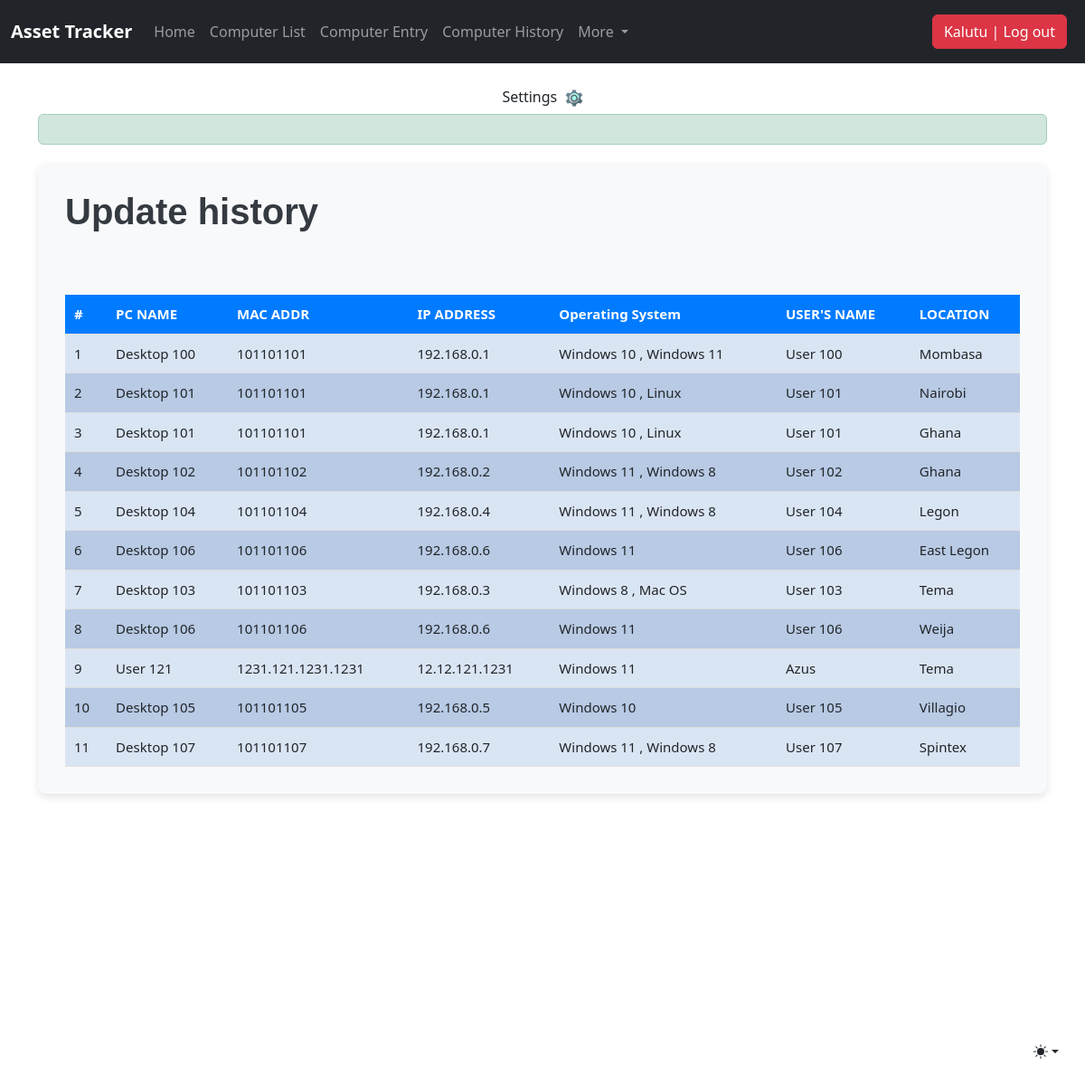
The app's page /computerhistory_list/ (signed in) with its own data.
### djangoapp/models.py (models this page shows, shortened)
class ComputerHistory(models.Model):
    computer_name = models.CharField(max_length=30, blank=True, null=True)
    IP_address = models.CharField(max_length=30, blank=True, null=True)
    MAC_address = models.CharField(max_length=30, blank=True, null=True)
    operating_system = models.ManyToManyField(Operating_system, blank=True)
    users_name = models.CharField(max_length=30, blank=True, null=True)
    location = models.CharField(max_length=30, blank=True, null=True)
    purchase_date = models.DateField("Purchase Date(mm/dd/2019)", auto_now_add=False, auto_now=False, blank=True, null=True)
    timestamp = models.DateTimeField(auto_now_add=True)

class Operating_system(models.Model):
    operating_system = models.CharField(max_length=30, blank=True)

### djangoapp/views.py (the view)
# urls.py: path('computerhistory_list/', computerhistory_list, name='computerhistory_list'),
def computerhistory_list(request):
    title = 'Update history'
    queryset = ComputerHistory.objects.all()
    context = {
       "title": title,
       "queryset": queryset,
    }
    return render(request, "computerhistory_list.html", context)

### djangoapp/templates/computerhistory_list.html (shortened to what this page needs)
{% extends "header.html" %}
{% load static %}
{% load bootstrap5 %}
{% block header %}
<link rel="stylesheet" href="http://127.0.0.1:8000/static/css/bootstrap.min.css">
<main class="container">
  {% if request.user.is_authenticated %}
  <div class="alert alert-success custom-alert">
  </div>
  <div class="bg-body-tertiary custom-container">
    <h1 class="title mb-5 custom-title">{{ title }}</h1>
    <table class="custom-table">
        <tr>
            <th>#</th>
            <th>PC NAME</th>
            <th>MAC ADDR</th>
            <th>IP ADDRESS</th>
            <th>Operating System</th>
            <th>USER'S NAME</th>
            <th>LOCATION</th>
        </tr>
        {% for instance in queryset %}
        <tr>
          <td>{{ forloop.counter }}</td>
          <td>{{ instance.computer_name }}</td>
          <td>{{ instance.MAC_address }}</td>
          <td>{{ instance.IP_address }}</td>
          <td>
              {% for os in instance.operating_system.all %}
                  {{ os.operating_system }}
                  {% if not forloop.last %}, {% endif %}
              {% endfor %}
          </td>
          <td>{{ instance.users_name }}</td>
          <td>{{ instance.location }}</td>
        </tr>
        {% endfor %}
    </table>
  </div>
  {% else %}
  <p class="login-link">Log in <a href="/accounts/login">here</a></p>
  {% endif %}
</main>
{% endblock header %}

### djangoapp/templates/navbar.html (shortened to what this page needs)
{% load static %}
<!DOCTYPE html>
<html lang="en">
<head>
    <link href="{% static 'css/bootstrap.min.css' %}" rel="stylesheet">
    <link href="{% static 'css/stylesheet.css' %}" rel="stylesheet">
</head>
<body>
    <nav class="navbar navbar-expand-md navbar-dark fixed-top bg-dark">
        <div class="container-fluid">
            <a class="navbar-brand" href="/">Asset Tracker</a>
            <div class="collapse navbar-collapse" id="navbarCollapse">
                {% if request.user.is_authenticated %}
                <ul class="navbar-nav me-auto mb-2 mb-md-0">
                    <li class="nav-item">
                        <a class="nav-link{% if request.path == '/' %} active{% endif %}" href="/">Home</a>
                    </li>
                    <li class="nav-item">
                        <a class="nav-link{% if request.path == '/computer_list' %} active{% endif %}" href="/computer_list">Computer List</a>
                    </li>
                    <li class="nav-item">
                        <a class="nav-link{% if request.path == '/computer_entry' %} active{% endif %}" href="/computer_entry">Computer Entry</a>
                    </li>
                    <li class="nav-item">
                        <a class="nav-link{% if request.path == '/computerhistory_list' %} active{% endif %}" href="/computerhistory_list">Computer History</a>
                    </li>
                    <li class="nav-item dropdown">
                        <a class="nav-link dropdown-toggle" href="#" id="navbarDropdown" role="button" data-bs-toggle="dropdown" aria-expanded="false">
                            More
                        </a>
                    </li>
                </ul>
                <ul class="navbar-nav ml-auto mb-2 mb-md-0">
                    <li class="nav-item">
                        <a class="nav-link" href="/accounts/logout/">
                            <button class="btn btn-danger">{{ request.user.username }} | Log out</button>
                        </a>
                    </li>
                </ul>
                {% endif %}
            </div>
        </div>
    </nav>
    {% if request.user.is_authenticated %}
    <div class="text-center mt-3">
        <a href="/settings" class="btn btn-settings">
            Settings <img src="{% static 'img/settings.png' %}" alt="Settings Icon">
        </a>
    </div>
    {% endif %}
</body>
</html>

### djangoapp/static/css/stylesheet.css (style rules this page uses)
body { background-image: url(); }
.title { font-family: helvetica; font-weight: bold; font-size: 25px; color: #2e6da4; text-align: left; }
table { width: 100%; text-align: center; font-size: 15px; }
table tr:nth-child(odd) { background: #B8CAE4 }
table tr:nth-child(even) { background: #dae5f4 }

### djangoapp/static/css/navbar-fixed.css (style rules this page uses)
body { min-height: 75rem; padding-top: 4.5rem; }

### djangoapp/templates/navbar.html (style rules this page uses)
.navbar-brand { font-size: 1.8rem; font-weight: bold; }
.nav-link { padding: 0.5rem 1rem; font-size: 1.1rem; transition: color 0.3s ease; }
.dropdown-toggle::after { display: none; }
.btn-settings { color: #fff; background-color: #6c757d; border-color: #6c757d; font-size: 1rem; transition: background-color 0.3s ease, border-color 0.3s ease, color 0.3s ease; }
.btn-settings img { height: 1.2rem; margin-left: 5px; transition: transform 0.3s ease; }

### djangoapp/templates/computerhistory_list.html (style rules this page uses)
.custom-container { background-color: #f8f9fa; border-radius: 10px; padding: 30px; box-shadow: 0 4px 8px rgba(0, 0, 0, 0.1); }
.custom-title { font-size: 2.5rem; color: #343a40; }
.custom-table { width: 100%; margin-top: 20px; border-collapse: collapse; }
.custom-table th, .custom-table td { padding: 10px; text-align: left; border-bottom: 1px solid #ddd; }
.custom-table th { background-color: #007bff; color: white; }
.custom-alert { margin-bottom: 20px; }

### records on screen
ComputerHistory: computer_name "Desktop 100", MAC_address "101101101", IP_address "192.168.0.1", users_name "User 100", location "Mombasa"
Operating_system: operating_system "Windows 10"
Operating_system: operating_system "Windows 11"
ComputerHistory: computer_name "Desktop 101", MAC_address "101101101", IP_address "192.168.0.1", users_name "User 101", location "Nairobi"
Operating_system: operating_system "Linux"
ComputerHistory: computer_name "Desktop 101", MAC_address "101101101", IP_address "192.168.0.1", users_name "User 101", location "Ghana"
ComputerHistory: computer_name "Desktop 102", MAC_address "101101102", IP_address "192.168.0.2", users_name "User 102", location "Ghana"
Operating_system: operating_system "Windows 8"
ComputerHistory: computer_name "Desktop 104", MAC_address "101101104", IP_address "192.168.0.4", users_name "User 104", location "Legon"
ComputerHistory: computer_name "Desktop 106", MAC_address "101101106", IP_address "192.168.0.6", users_name "User 106", location "East Legon"
ComputerHistory: computer_name "Desktop 103", MAC_address "101101103", IP_address "192.168.0.3", users_name "User 103", location "Tema"
Operating_system: operating_system "Mac OS"
ComputerHistory: computer_name "Desktop 106", MAC_address "101101106", IP_address "192.168.0.6", users_name "User 106", location "Weija"
ComputerHistory: computer_name "User 121", MAC_address "1231.121.1231.1231", IP_address "12.12.121.1231", users_name "Azus", location "Tema"
ComputerHistory: computer_name "Desktop 105", MAC_address "101101105", IP_address "192.168.0.5", users_name "User 105", location "Villagio"
ComputerHistory: computer_name "Desktop 107", MAC_address "101101107", IP_address "192.168.0.7", users_name "User 107", location "Spintex"

### other values on screen
{{ request.user.username }} "Kalutu"
{{ title }} "Update history"
